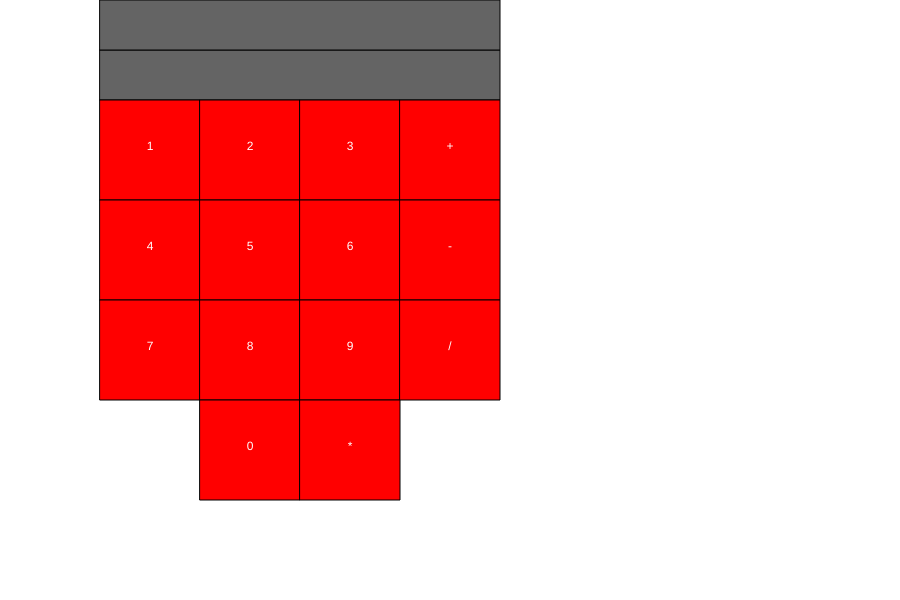
Frame 1 (no input)
Frame 60 (no input): identical to frame 1, image omitted
Frame 120 (the mouse pressed at the canvas centre since frame 60): identical to frame 1, image omitted

The p5.js sketch that drew this single still picture (run headless with seeded random() and noise() and a simulated clock; from frame 60 on, the mouse is pressed at the canvas centre):

// p5.js sketch
// ── sketch.js
let calculatorBoxes;
let calculatorResultsBar;
let calculatorCurrentValBar;
let prevPosX;
let prevPosY;
let numberPressed;
let currValue="";
let totalValue="";
let currOperator;
let operatorButtons;


function setup()
{
    //this function runs once at the start of your program
    
    //this command creates a drawing area in the browser - it should only be called once
    createCanvas(900,600);
    
    calculatorResultsBar={posX: 100, posY: 50, w: 400, h: 50};
    calculatorCurrentValBar={posX: 100, posY: 0, w: 400, h: 50};
    
    operatorButtons = [{posX: 400, posY: 100, w: 100, h: 100, value: "+"},
                      {posX: 400, posY: 200, w: 100, h: 100, value: "-"},
                      {posX: 400, posY: 300, w: 100, h: 100, value: "/"},
                      {posX: 300, posY: 400, w: 100, h: 100, value: "*"}]
    
    calculatorBoxes = [{posX: 100, posY: 100, w: 100, h: 100, value: 1},
                        {posX: 200, posY: 100, w: 100, h: 100, value: 2},
                      {posX: 300, posY: 100, w: 100, h: 100, value: 3},
                      {posX: 100, posY: 200, w: 100, h: 100, value: 4},
                      {posX: 200, posY: 200, w: 100, h: 100, value: 5},
                      {posX: 300, posY: 200, w: 100, h: 100, value: 6},
                      {posX: 100, posY: 300, w: 100, h: 100, value: 7},
                      {posX: 200, posY: 300, w: 100, h: 100, value: 8},
                      {posX: 300, posY: 300, w: 100, h: 100, value: 9},
                      {posX: 200, posY: 400, w: 100, h: 100, value: 0}]
    
    
}


function draw()
{
    
//this command clears the background to black (try changing the numbers)
    
background(255,255,255);
    
strokeWeight(1);
//gridLines();
   
drawTheResultsBar();
    
drawNumberButtons();

drawTheOperators();    
    
checkMouseIsOverWhichNumber();
checkMouseIsOverWhichOperator();
    
drawCurrentValueBar();
    
}

function mouseClicked()
{
    currValue = currValue.toString() + numberPressed.toString();
    if(currOperator=="+")
        {
            parseInt(totalValue) += 10;
            console.log(totalValue);
            currValue="";
            currOperator=null;
        }
}

function drawNumberButtons()
{
    //Draw the Numbers
    fill(255,0,0);
    for(let i = 0; i < calculatorBoxes.length; i ++){
       fill(255,0,0); rect(calculatorBoxes[i].posX,calculatorBoxes[i].posY,calculatorBoxes[i].w,calculatorBoxes[i].h);
        fill(255,255,255);
        textAlign(CENTER);
        text(calculatorBoxes[i].value,calculatorBoxes[i].posX+calculatorBoxes[i].w/2,calculatorBoxes[i].posY+calculatorBoxes[i].h/2);
    }
}

function checkMouseIsOverWhichNumber()
{
    //Check for Collision on Numbers
    for(let i = 0; i < calculatorBoxes.length; i ++){
        collisionDetector(calculatorBoxes[i]);
        //console.log(calculatorBoxes[i].posX);
        
    }
}

function checkMouseIsOverWhichOperator()
{
    //Check for Collision on Numbers
    for(let i = 0; i < operatorButtons.length; i ++){
        operatorDetector(operatorButtons[i]);
        //console.log(calculatorBoxes[i].posX);
        
    }
}


function drawTheOperators()
{
    fill(255,0,0);
    for(let i = 0; i < operatorButtons.length; i ++)
    {
       fill(255,0,0); rect(operatorButtons[i].posX,operatorButtons[i].posY,operatorButtons[i].w,operatorButtons[i].h);
        fill(255,255,255);
        textAlign(CENTER);
        text(operatorButtons[i].value,operatorButtons[i].posX+operatorButtons[i].w/2,operatorButtons[i].posY+operatorButtons[i].h/2);
    }
}

function drawTheResultsBar()
{
      //Draw the Results Bar
   fill(100,100,100); rect(calculatorResultsBar.posX,calculatorResultsBar.posY,calculatorResultsBar.w,calculatorResultsBar.h);
    
    fill(255,255,255);
    text(totalValue,calculatorResultsBar.posX+calculatorResultsBar.w/2,calculatorResultsBar.posY + calculatorResultsBar.h/2);
}

function drawCurrentValueBar()
{
     fill(100,100,100);
         rect(calculatorCurrentValBar.posX,calculatorCurrentValBar.posY,calculatorCurrentValBar.w,calculatorCurrentValBar.h);
    
    fill(255,255,255);
    text(currValue,calculatorCurrentValBar.posX+calculatorCurrentValBar.w/2,calculatorCurrentValBar.posY + calculatorCurrentValBar.h/2); 
}
// ── collision.js
/*This function detects collission between object player and object collider
both are array objects with
*/
function collisionDetector(box)
{
    //The Player and the collider both need to be Arrays.
    //for(i=0;i<box.length;i++)
    //{
    if(box.posX  <= mouseX && mouseX <= box.posX + box.w &&
      box.posY <= mouseY && mouseY <= box.posY + box.h)
    {
        //console.log("Colided");
        textAlign(CENTER);
        fill(0,100,255);
        text("Collided",box.posX+box.w/2,box.posY+box.h/2);
        numberPressed = box.value;
    }
}

function operatorDetector(box)
{
    //The Player and the collider both need to be Arrays.
    //for(i=0;i<box.length;i++)
    //{
    if(box.posX  <= mouseX && mouseX <= box.posX + box.w &&
      box.posY <= mouseY && mouseY <= box.posY + box.h)
    {
        //console.log("Colided");
        currOperator = box.value;
        console.log(currOperator);
    }
}
// ── gridlines.js
function gridLines()
{
    var linespacinggap = 20;
    stroke(0,255,0);
    strokeWeight(1);
    fill(255,255,255);
    beginShape(LINES)
    {
        var linestart = 0;
        var linespacing=0;
        for (let i=0;i<width;i++)
        {
        vertex(linespacing,linestart);
        vertex(linespacing,height);   
            textSize(10);
            text(i*linespacinggap,linespacing,10);
            linespacing +=linespacinggap;
        }
    }
    endShape();
    
    
    //fill('green');
    beginShape(LINES)
    {
        var lineystart = 0;
        var lineyspacing=0;
        for (let i=0;i<height;i++)
        {
        vertex(lineystart,lineyspacing);
        vertex(width,lineyspacing);   
            textSize(10);
            text(i*linespacinggap,10,lineyspacing);
            lineyspacing +=linespacinggap;
        }
    }
    endShape();
}
